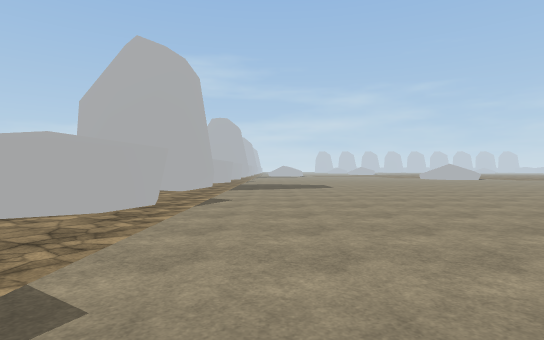
[1] (above)

21 first-person views from a walk through a scene from a Unity 3-D project. The camera is 1.4 m above the floor, looks level and sees 80° across. The floor is counted in squares, 2 m on a side. Each view is taken from the middle of a square. On the plan, view 1 faces up. The plan holds only what a view shows up to about 10 squares ahead; the rest is blank. The place goes on beyond the plan. Some surface patterns are stand-ins.

[2]
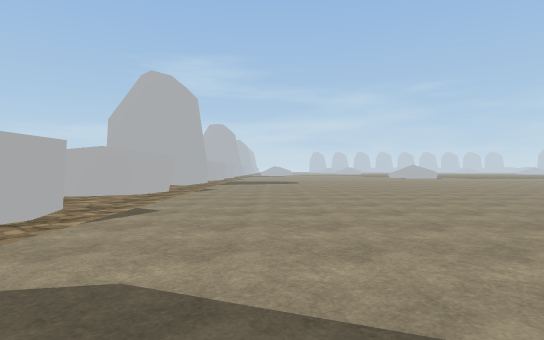

[3]
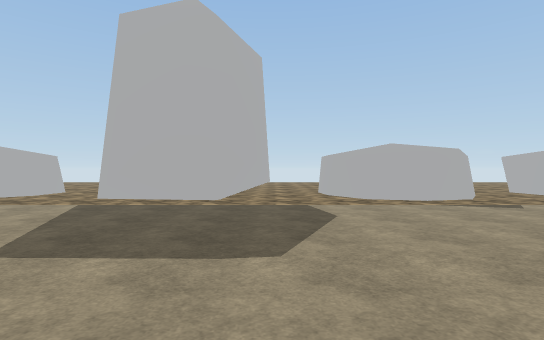

[4]
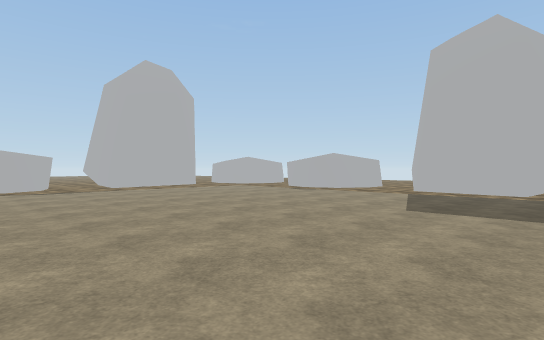

[5]
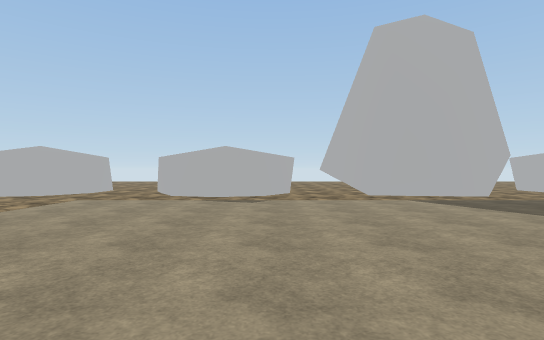

[6]
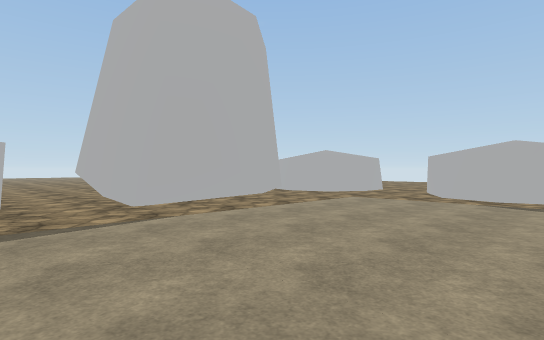

[7]
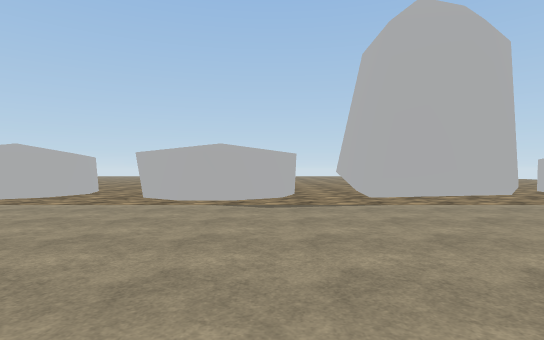

[8]
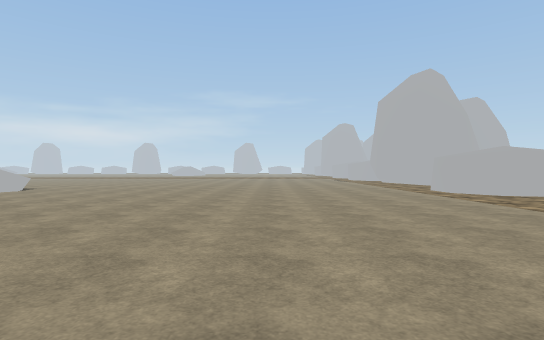

[9]
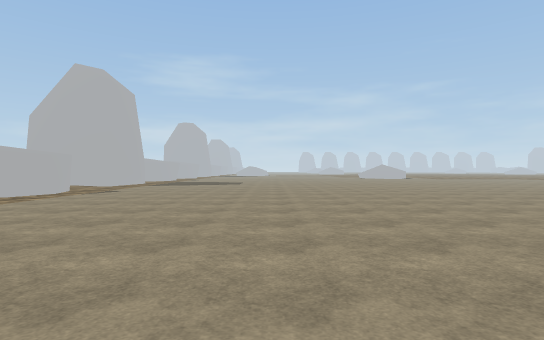

[10]
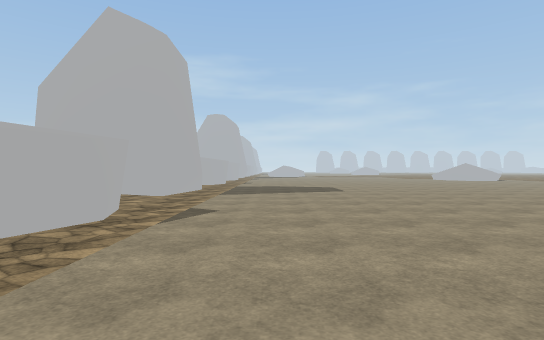

[11]
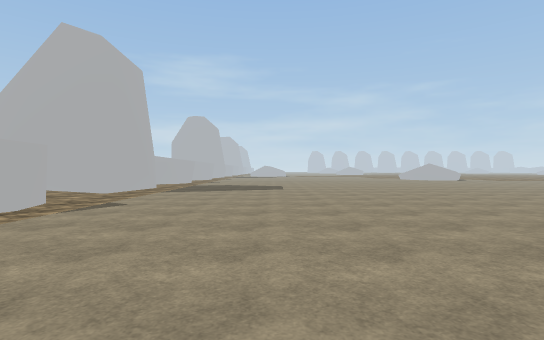

[12]
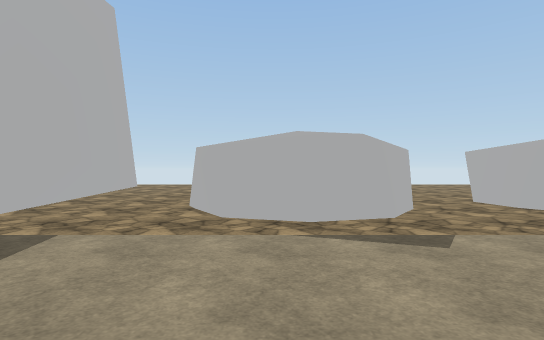

[13]
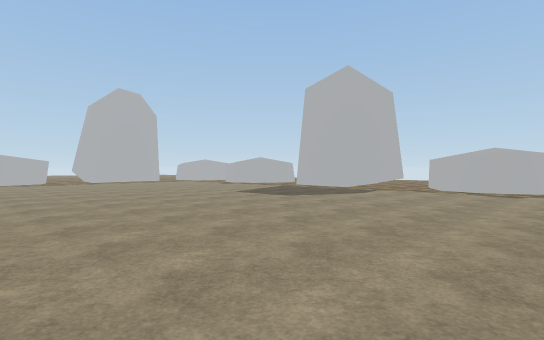

[14]
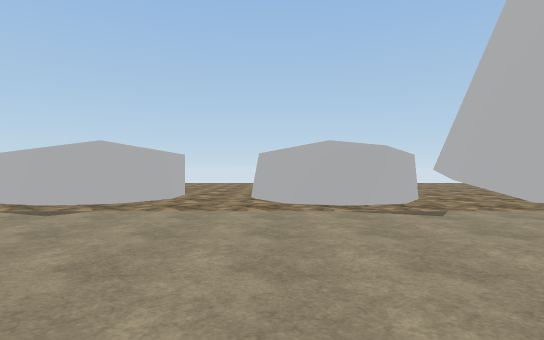

[15]
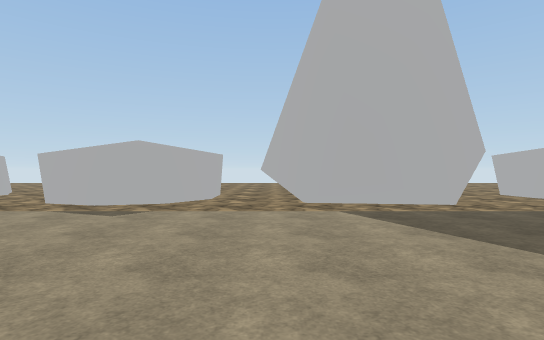

[16]
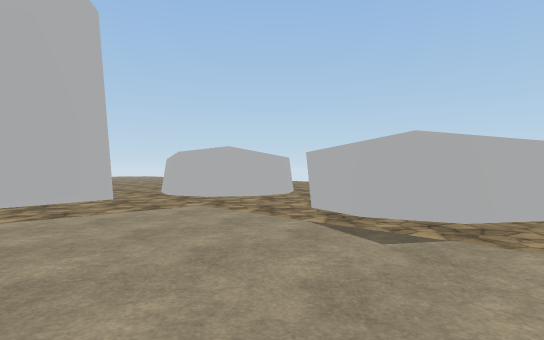

[17]
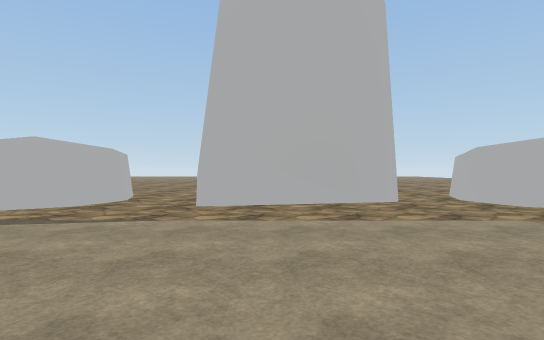

[18]
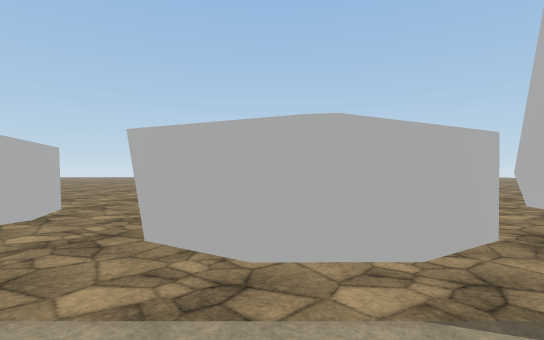

[19]
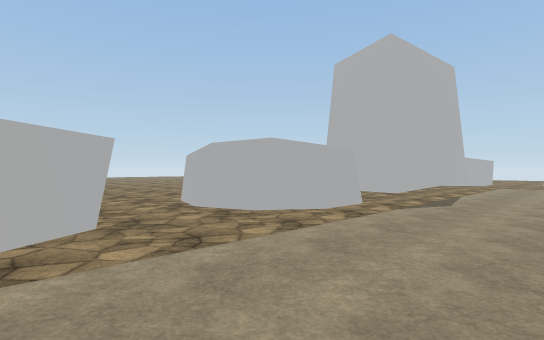

[20]
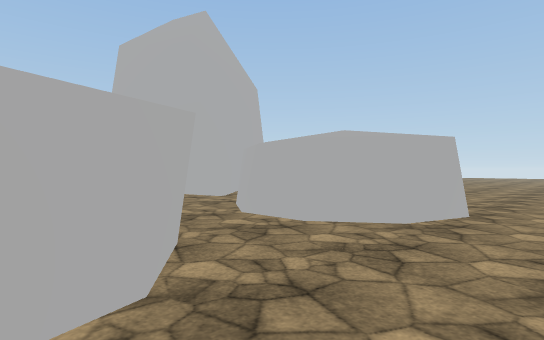

[21]
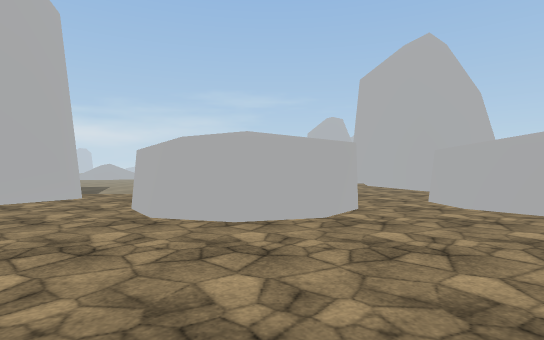

### Floor plan
Points are (right, up) in squares from view 1. A wall is a line through its corners. A room is listed if a view was taken in it or the views show most of it. See-through windows are left out.
Room 1 (views 1, 2, 3, 4, 5, 6, 7, 8, 9, 10, 11, 12, 13, 14, 15, 16, 17, 18, 19)
walls: (-2.7, -0.8) (-3.9, -1.5); (-3.4, -1.4) (-5.7, -1.5); (-2.7, 1.9) (-2.3, 0.8) (-3, -1.2); (-4.1, -3.2) (-2.8, -3.7) (-2.1, -6.4) (-3, -7.2); (-2.9, -7.2) (-5.4, -8.3); (-5.3, -3) (-2.5, -4); (-5.4, -3.1) (-3.7, -3.3); (-2.8, 5.2) (-3.9, 4.4); (-4.9, 2.6) (-4.2, 2.6) (-2.3, 1.4); (-3.9, 4.6) (-5.4, 4.6); (-2.6, -10.1) (-2.3, -11.3); (-2.2, -10.9) (-3.1, -13.1); (-2.7, 7.7) (-2.4, 6.6); (-5, -9.4) (-4, -9.4); (-5.2, -9.7) (-4.4, -9.1) (-2.4, -10.6); (-2.7, -12.8) (-3.9, -13.5); (6.9, -15.4) (8.1, -15.4); (1.5, -15.1) (3.3, -15.8) (3.9, -18.4); (0.6, -15.1) (2.4, -15.3); (-4.3, 8.7) (-2.5, 7.5) (-2.3, 6.9) (-3.2, 4.7) (-5.6, 4.4); (5.3, -16.6) (7.5, -15.1) (9.8, -16.7) (9, -19.1); (9.3, -16.2) (9.7, -17.4); (-2.9, 10.8) (-5.4, 9.7); (-2, 11.6) (-3, 10.7); (-5.3, -13.6) (-6.3, -12.9); (11.4, -16.6) (13, -15.5); (-2.6, -16.2) (-2.3, -17.2) (-3, -19.2); (-0.9, -17.6) (-0.8, -17.1) (0.6, -15) (3.5, -16.1); (-5.1, -15.4) (-3.9, -15.4); (-0.8, -18.1) (-0.8, -17.3); (6, -19.1) (5.3, -17.1) (5.6, -16.2); (12, -19.3) (11.3, -17.2) (11.7, -16.2); (-6.6, -16.7) (-4.5, -15.2) (-2.4, -16.6)
ways out: opening at (-6.5, -14.5) to room 2; opening at (-6.5, -2.5) to room 2; opening at (-6.5, 3.5) to room 2; opening at (-5, -9) to room 2; opening at (-5, 9) to room 2; opening at (-1.5, -19) to room 2; opening at (4.5, -19) to room 2; opening at (10.5, -19) to room 2
Room 2 (views 20, 21)
walls: (-6.7, -11.4) (-6.4, -10.5) (-5.2, -9.7); (-5.4, -8.3) (-6, -7.7); (-6, -13.3) (-6.8, -11); (-6.7, -17.4) (-6.3, -16.2)
ways out: opening at (-6.5, -14.5) to room 1; opening at (-6.5, -2.5) to room 1; opening at (-6.5, 3.5) to room 1; opening at (-5, -9) to room 1; opening at (-5, 9) to room 1; opening at (-1.5, -19) to room 1; opening at (4.5, -19) to room 1; opening at (10.5, -19) to room 1

Positions as (right, up) in squares from view 1, and headings:
1: (0, 0), facing up
2: (1, -4), facing up
3: (5, -3), facing left
4: (8, -3), facing down-left
5: (6, -10), facing left
6: (6, -10), facing down-left
7: (6, -8), facing down
8: (3, -10), facing right
9: (4, -3), facing up
10: (0, 2), facing up
11: (2, 1), facing up
12: (2, 0), facing left
13: (9, 3), facing down-left
14: (4, 5), facing left
15: (4, -8), facing left
16: (2, -9), facing down-left
17: (2, -10), facing down
18: (8, -13), facing down
19: (13, -12), facing down-left
20: (-8, -12), facing down-right
21: (-11, -12), facing right
